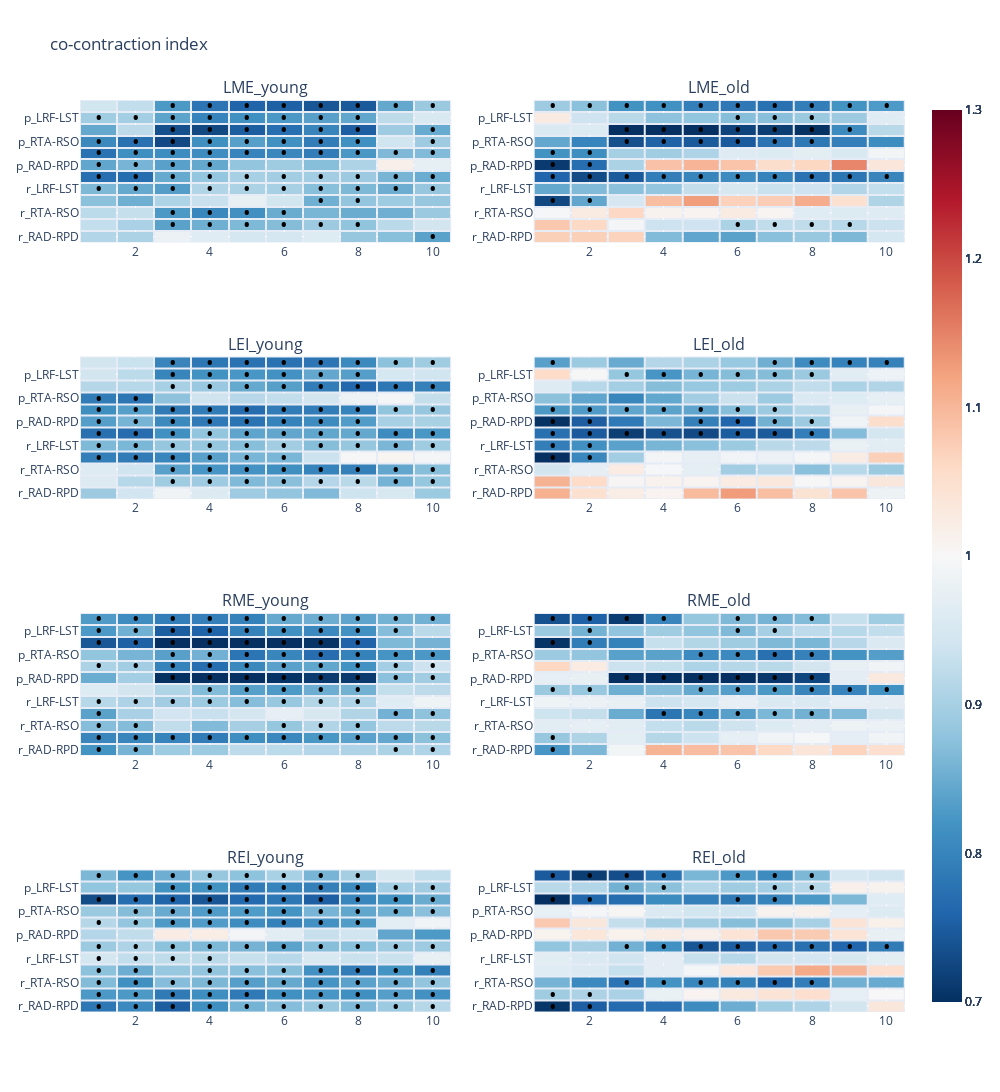

The notebook cell saved with this chart:
### Markdown cell above
## make heatmap with the CI index.
CI index deviation from "one" is the most important feature of the CI. We can summarize it in a heatmap with rows that are representative of the muscle pairs and steps and the columns that are representative of time. Similar to Iturralde and Torres-Oviedo 2019 eNeuro. Here, each column is a minute.
To get per-minute data, we just need to change the kernel size in the SMART section of the code above. After that, the following lines are a shear reorganization of the data.

### Code cell
NUM_COL = 10  # one column per minute
ci_maps = {a: {c: np.zeros([len(TP_NAMES) * len(TESTS), NUM_COL]) for c in CONDS} for a in SUBJS}
DES_POINTS = {'pre': 2, 'pert': 6, 'catch': 6, 'post': 2}

for a in SUBJS:
    for c in CONDS:
        for i, p in enumerate([(x, y) for x in TESTS for y in TP_NAMES]):
            count = 0
            for b in BLOCKS:
                if b != 'catch':
                    ci_maps[a][c][i, count: count + DES_POINTS[b]] = weighted_average[p[0]][a][c][b][p[1]]
                    count += DES_POINTS[b]

# A similar approach is needed for the significance.
# The difference is that the significance does not have the raw array. So we need to first make it.
significance = {t: {a: {c: {b: {p: np.zeros_like(weighted_average[t][a][c][b][p]) for p in TP_NAMES} for b in BLOCKS}
                        for c in CONDS} for a in SUBJS} for t in TESTS}

for t in TESTS:
    for a in SUBJS:
        for c in CONDS:
            for b in BLOCKS:
                for p in TP_NAMES:
                    for sdx, s in enumerate(
                            sigInd_inClust[t][a][c][b][p]):  # type: ignore
                        if ensemTval_inClust[t][a][c][b][p][sdx] > sig_ther[t][a][c][b][p]:  # type: ignore
                            significance[t][a][c][b][p][s] = 1

sig_maps, sigmaps_num = [{a: {c: np.zeros([len(TP_NAMES) * len(TESTS), NUM_COL]) for c in CONDS} for a in SUBJS}
                         for _ in range(2)]

for a in SUBJS:
    for c in CONDS:
        for i, p in enumerate([(x, y) for x in TESTS for y in TP_NAMES]):
            count = 0
            for b in BLOCKS:
                if b != 'catch':
                    sig_maps[a][c][i, count: count + DES_POINTS[b]] = significance[p[0]][a][c][b][p[1]]
                    count += DES_POINTS[b]
        sigmaps_num[a][c] = sig_maps[a][c].copy()
        sig_maps[a][c] = np.char.array(np.uint(sig_maps[a][c]), unicode=True, copy=True)
        sig_maps[a][c][sig_maps[a][c] == '1'] = '•'
        sig_maps[a][c][sig_maps[a][c] == '0'] = ' '

# it is easier to plot the dots w/ plotly
fig = make_subplots(len(CONDS), len(SUBJS), subplot_titles=[f'{x}_{y}' for x in CONDS for y in SUBJS])
y = [f'{r}_{t}' for r in ['p', 'r'] for t in TP_NAMES]
y.reverse()
for i, c in enumerate(CONDS):
    for j, a in enumerate(SUBJS):
        trace = go.Heatmap(
            z=np.flipud(ci_maps[a][c]),
            y=y, x=list(range(1, 11)),
            colorscale='rdbu', reversescale=True, zmin=.7, zmax=1.3, xgap=2, ygap=2,
            text=np.flipud(sig_maps[a][c]), texttemplate="%{text}",
            textfont={"size": 20, "color": "black"}
        )
        fig.add_trace(trace, row=i + 1, col=j + 1)
fig.update_layout(height=1600, width=1000, title_text='co-contraction index', font_family="Open Sans")
if plot_fig:
    fig.show()
if save_fig:
    fig.write_image(DATA_PATH + 'group_response/coContraction_index_heatmap.pdf')

# Seaborn plotting, not the easiest to put the dots on heatmap though.
# fig, ax = plt.subplots(len(CONDS), len(SUBJS), figsize=(9, 15), dpi=400, facecolor=None, )
# for i, c in enumerate(CONDS):
#     for j, a in enumerate(SUBJS):
#         temp_df = pd.DataFrame(ci_maps[a][c], index=tp_names+tp_names, columns=range(1,11))
#         sns.heatmap(temp_df,vmin=0.8, vmax=1.2, cmap='vlag', linewidths=0.5, ax= ax[i,j],
#                    cbar_kws={'orientation':'horizontal','location':'top','shrink':0.3,
#                   'ticks':[0.8,1,1.2],'anchor':(0,0)})
#         ax[i,j].set_title(f'{c}_{a}')

# fig.suptitle('co-contraction index')
# plt.tight_layout()

### Figure 1 — Plotly figure (JSON) as saved in the notebook; plotly's stock layout.template omitted (floating-point values rounded to 4 significant figures)
{"data": [{"colorscale": [[0, "rgb(103,0,31)"], [0.1, "rgb(178,24,43)"], [0.2, "rgb(214,96,77)"], [0.3, "rgb(244,165,130)"], [0.4, "rgb(253,219,199)"], [0.5, "rgb(247,247,247)"], [0.6, "rgb(209,229,240)"], [0.7, "rgb(146,197,222)"], [0.8, "rgb(67,147,195)"], [0.9, "rgb(33,102,172)"], [1, "rgb(5,48,97)"]], "reversescale": true, "text": [[" ", " ", " ", " ", " ", " ", " ", " ", " ", "•"], [" ", " ", "•", "•", "•", "•", "•", "•", " ", " "], [" ", " ", "•", "•", "•", "•", " ", " ", " ", " "], [" ", " ", " ", " ", " ", " ", "•", "•", " ", " "], ["•", "•", "•", "•", "•", "•", "•", "•", "•", "•"], ["•", "•", "•", "•", "•", "•", "•", "•", "•", "•"], ["•", "•", "•", "•", " ", " ", " ", " ", " ", " "], ["•", "•", "•", "•", "•", "•", "•", "•", "•", "•"], ["•", "•", "•", "•", "•", "•", "•", "•", " ", "•"], [" ", " ", "•", "•", "•", "•", "•", "•", " ", "•"], ["•", "•", "•", "•", "•", "•", "•", "•", " ", " "], [" ", " ", "•", "•", "•", "•", "•", "•", "•", "•"]], "textfont": {"color": "black", "size": 20}, "texttemplate": "%{text}", "type": "heatmap", "x": [1, 2, 3, 4, 5, 6, 7, 8, 9, 10], "xaxis": "x", "xgap": 2, "y": ["r_RAD-RPD", "r_RRF-RST", "r_RTA-RSO", "r_LAD-LPD", "r_LRF-LST", "r_LTA-LSO", "p_RAD-RPD", "p_RRF-RST", "p_RTA-RSO", "p_LAD-LPD", "p_LRF-LST", "p_LTA-LSO"], "yaxis": "y", "ygap": 2, "z": [[0.9108, 0.9038, 0.9816, 0.9626, 0.9463, 0.9465, 0.9587, 0.8834, 0.8725, 0.838], [0.9266, 0.9032, 0.838, 0.8536, 0.8657, 0.8699, 0.89, 0.8795, 0.9179, 0.9436], [0.9187, 0.9283, 0.8273, 0.8046, 0.816, 0.8498, 0.8609, 0.8493, 0.8542, 0.8877], [0.8756, 0.8534, 0.9057, 0.9326, 0.9778, 0.9419, 0.8544, 0.8813, 0.8906, 0.8835], [0.8649, 0.8465, 0.8321, 0.91, 0.9043, 0.9003, 0.8725, 0.865, 0.8515, 0.8839], [0.7722, 0.7704, 0.8476, 0.8824, 0.9007, 0.8954, 0.8959, 0.89, 0.8603, 0.8503], [0.8431, 0.8601, 0.8368, 0.8454, 0.8807, 0.8938, 0.8719, 0.9069, 1.017, 0.9718], [0.7761, 0.8152, 0.8114, 0.8122, 0.7988, 0.8046, 0.7897, 0.825, 0.8654, 0.868], [0.8071, 0.7741, 0.727, 0.8146, 0.835, 0.8164, 0.7907, 0.8161, 0.9392, 0.8919], [0.8454, 0.9198, 0.734, 0.7273, 0.7515, 0.7714, 0.8004, 0.752, 0.8922, 0.8483], [0.8948, 0.8959, 0.84, 0.7988, 0.8162, 0.8258, 0.8362, 0.8427, 0.9215, 0.9525], [0.9419, 0.9261, 0.8276, 0.7791, 0.7585, 0.7547, 0.7427, 0.7454, 0.8455, 0.8882]], "zmax": 1.3, "zmin": 0.7}, {"colorscale": [[0, "rgb(103,0,31)"], [0.1, "rgb(178,24,43)"], [0.2, "rgb(214,96,77)"], [0.3, "rgb(244,165,130)"], [0.4, "rgb(253,219,199)"], [0.5, "rgb(247,247,247)"], [0.6, "rgb(209,229,240)"], [0.7, "rgb(146,197,222)"], [0.8, "rgb(67,147,195)"], [0.9, "rgb(33,102,172)"], [1, "rgb(5,48,97)"]], "reversescale": true, "text": [[" ", " ", " ", " ", " ", " ", " ", " ", " ", " "], [" ", " ", " ", " ", " ", "•", "•", "•", "•", " "], [" ", " ", " ", " ", " ", " ", " ", " ", " ", " "], ["•", "•", " ", " ", " ", " ", " ", " ", " ", " "], [" ", " ", " ", " ", " ", " ", " ", " ", " ", " "], ["•", "•", "•", "•", "•", "•", "•", "•", "•", "•"], ["•", "•", " ", " ", " ", " ", " ", " ", " ", " "], ["•", "•", " ", " ", " ", " ", " ", " ", " ", " "], [" ", " ", "•", "•", "•", "•", "•", "•", " ", " "], [" ", " ", "•", "•", "•", "•", "•", "•", "•", " "], [" ", " ", " ", " ", " ", "•", "•", "•", " ", " "], ["•", "•", "•", "•", "•", "•", "•", "•", "•", "•"]], "textfont": {"color": "black", "size": 20}, "texttemplate": "%{text}", "type": "heatmap", "x": [1, 2, 3, 4, 5, 6, 7, 8, 9, 10], "xaxis": "x2", "xgap": 2, "y": ["r_RAD-RPD", "r_RRF-RST", "r_RTA-RSO", "r_LAD-LPD", "r_LRF-LST", "r_LTA-LSO", "p_RAD-RPD", "p_RRF-RST", "p_RTA-RSO", "p_LAD-LPD", "p_LRF-LST", "p_LTA-LSO"], "yaxis": "y2", "ygap": 2, "z": [[1.073, 1.073, 1.068, 0.8681, 0.8416, 0.8382, 0.8736, 0.8851, 0.8649, 0.9468], [1.081, 1.061, 0.9932, 0.9364, 0.9385, 0.9052, 0.9243, 0.9236, 0.9149, 0.935], [0.9974, 1.026, 1.062, 1.011, 1.008, 1.027, 1.006, 0.9642, 0.9578, 0.9612], [0.7266, 0.8434, 0.9471, 1.093, 1.126, 1.069, 1.075, 1.111, 1.047, 0.9081], [0.8454, 0.8664, 0.8753, 0.8823, 0.9275, 0.951, 0.9333, 0.9385, 0.9109, 0.9263], [0.76, 0.7305, 0.7475, 0.7926, 0.8007, 0.8103, 0.7978, 0.7764, 0.7818, 0.7998], [0.7109, 0.7703, 0.9042, 1.087, 1.103, 1.086, 1.053, 1.064, 1.147, 1.036], [0.8186, 0.8133, 0.8982, 0.8946, 0.9062, 0.9599, 0.9567, 0.9692, 0.9524, 0.9929], [0.8445, 0.8005, 0.7343, 0.7555, 0.7468, 0.7469, 0.7774, 0.7829, 0.7929, 0.8115], [0.9562, 0.9575, 0.6749, 0.6106, 0.6525, 0.7209, 0.7144, 0.7027, 0.8076, 0.9167], [1.026, 0.9385, 0.9167, 0.8774, 0.8798, 0.8714, 0.8729, 0.8876, 0.8903, 0.9627], [0.8917, 0.8751, 0.8182, 0.8169, 0.7931, 0.7844, 0.7742, 0.7917, 0.8201, 0.8278]], "zmax": 1.3, "zmin": 0.7}, {"colorscale": [[0, "rgb(103,0,31)"], [0.1, "rgb(178,24,43)"], [0.2, "rgb(214,96,77)"], [0.3, "rgb(244,165,130)"], [0.4, "rgb(253,219,199)"], [0.5, "rgb(247,247,247)"], [0.6, "rgb(209,229,240)"], [0.7, "rgb(146,197,222)"], [0.8, "rgb(67,147,195)"], [0.9, "rgb(33,102,172)"], [1, "rgb(5,48,97)"]], "reversescale": true, "text": [[" ", " ", " ", " ", " ", " ", " ", " ", " ", " "], [" ", " ", "•", "•", "•", "•", "•", "•", "•", "•"], [" ", " ", "•", "•", "•", "•", "•", "•", "•", "•"], ["•", "•", "•", "•", "•", "•", " ", " ", " ", " "], ["•", "•", "•", "•", "•", "•", "•", "•", "•", "•"], ["•", "•", "•", "•", "•", "•", "•", "•", "•", "•"], ["•", "•", "•", "•", "•", "•", "•", "•", " ", " "], ["•", "•", "•", "•", "•", "•", "•", "•", "•", "•"], ["•", "•", " ", " ", " ", " ", " ", " ", " ", " "], [" ", " ", "•", "•", "•", "•", "•", "•", "•", "•"], [" ", " ", "•", "•", "•", "•", "•", "•", " ", " "], [" ", " ", "•", "•", "•", "•", "•", "•", "•", "•"]], "textfont": {"color": "black", "size": 20}, "texttemplate": "%{text}", "type": "heatmap", "x": [1, 2, 3, 4, 5, 6, 7, 8, 9, 10], "xaxis": "x3", "xgap": 2, "y": ["r_RAD-RPD", "r_RRF-RST", "r_RTA-RSO", "r_LAD-LPD", "r_LRF-LST", "r_LTA-LSO", "p_RAD-RPD", "p_RRF-RST", "p_RTA-RSO", "p_LAD-LPD", "p_LRF-LST", "p_LTA-LSO"], "yaxis": "y3", "ygap": 2, "z": [[0.8902, 0.9411, 0.9869, 0.9568, 0.8917, 0.8807, 0.8671, 0.9376, 0.9499, 0.8896], [0.9583, 0.9151, 0.8929, 0.8911, 0.8673, 0.8733, 0.9122, 0.9173, 0.8578, 0.8831], [0.9606, 0.9391, 0.8367, 0.8226, 0.8193, 0.8153, 0.799, 0.7946, 0.8432, 0.8717], [0.794, 0.7875, 0.8025, 0.8366, 0.8612, 0.8615, 0.935, 0.9981, 1.006, 0.9947], [0.8659, 0.8628, 0.8836, 0.8842, 0.8718, 0.8939, 0.8712, 0.8837, 0.8625, 0.8935], [0.7732, 0.7686, 0.8154, 0.8802, 0.8405, 0.8433, 0.8429, 0.845, 0.809, 0.8247], [0.8329, 0.8585, 0.8072, 0.785, 0.7784, 0.7968, 0.8091, 0.8309, 0.9011, 0.9016], [0.8133, 0.8345, 0.7861, 0.7885, 0.7696, 0.7892, 0.7902, 0.7984, 0.8795, 0.8839], [0.7876, 0.7819, 0.8779, 0.9387, 0.916, 0.9259, 0.9433, 0.9843, 0.995, 0.9276], [0.9142, 0.915, 0.9013, 0.8863, 0.8464, 0.8342, 0.7902, 0.7632, 0.7829, 0.7964], [0.9429, 0.9193, 0.801, 0.8182, 0.8236, 0.8179, 0.8445, 0.8329, 0.9461, 0.9406], [0.9431, 0.9334, 0.8004, 0.7823, 0.7757, 0.7758, 0.7806, 0.8069, 0.8761, 0.8931]], "zmax": 1.3, "zmin": 0.7}, {"colorscale": [[0, "rgb(103,0,31)"], [0.1, "rgb(178,24,43)"], [0.2, "rgb(214,96,77)"], [0.3, "rgb(244,165,130)"], [0.4, "rgb(253,219,199)"], [0.5, "rgb(247,247,247)"], [0.6, "rgb(209,229,240)"], [0.7, "rgb(146,197,222)"], [0.8, "rgb(67,147,195)"], [0.9, "rgb(33,102,172)"], [1, "rgb(5,48,97)"]], "reversescale": true, "text": [[" ", " ", " ", " ", " ", " ", " ", " ", " ", " "], [" ", " ", " ", " ", " ", " ", " ", " ", " ", " "], [" ", " ", " ", " ", " ", " ", " ", " ", " ", " "], ["•", "•", " ", " ", " ", " ", " ", " ", " ", " "], ["•", "•", " ", " ", " ", " ", " ", " ", " ", " "], ["•", "•", "•", "•", "•", "•", "•", "•", " ", " "], ["•", "•", " ", " ", "•", "•", "•", "•", " ", " "], ["•", "•", "•", "•", "•", "•", "•", " ", " ", " "], [" ", " ", " ", " ", " ", " ", " ", " ", " ", " "], [" ", " ", " ", " ", " ", " ", " ", " ", " ", " "], [" ", " ", "•", "•", "•", "•", "•", "•", " ", " "], ["•", " ", " ", " ", " ", " ", "•", "•", "•", "•"]], "textfont": {"color": "black", "size": 20}, "texttemplate": "%{text}", "type": "heatmap", "x": [1, 2, 3, 4, 5, 6, 7, 8, 9, 10], "xaxis": "x4", "xgap": 2, "y": ["r_RAD-RPD", "r_RRF-RST", "r_RTA-RSO", "r_LAD-LPD", "r_LRF-LST", "r_LTA-LSO", "p_RAD-RPD", "p_RRF-RST", "p_RTA-RSO", "p_LAD-LPD", "p_LRF-LST", "p_LTA-LSO"], "yaxis": "y4", "ygap": 2, "z": [[1.107, 1.049, 1.022, 1.008, 1.096, 1.127, 1.092, 1.043, 1.086, 0.9838], [1.105, 1.057, 1.004, 1.012, 1.009, 1.025, 1.033, 0.9983, 1.009, 1.034], [0.9435, 0.9745, 1.025, 0.9975, 0.9698, 0.8951, 0.916, 0.8739, 0.9149, 0.8878], [0.6252, 0.8034, 0.8953, 0.9916, 0.9734, 0.9913, 0.9803, 0.994, 1.024, 1.072], [0.7916, 0.8157, 0.8376, 0.8609, 0.8742, 0.8887, 0.9173, 0.9198, 0.9787, 0.9657], [0.7733, 0.7469, 0.7145, 0.7363, 0.7291, 0.7503, 0.7476, 0.7929, 0.8694, 0.944], [0.7024, 0.7504, 0.7852, 0.8637, 0.7945, 0.762, 0.8561, 0.8888, 0.9883, 1.053], [0.8273, 0.829, 0.8417, 0.8387, 0.8405, 0.872, 0.8893, 0.9142, 0.9759, 0.9933], [0.8752, 0.8416, 0.8025, 0.8438, 0.8956, 0.9347, 0.8908, 0.9551, 0.9585, 0.9723], [0.9615, 0.9151, 0.8974, 0.871, 0.8857, 0.8904, 0.9047, 0.925, 0.9051, 0.9097], [1.057, 0.998, 0.8833, 0.8229, 0.8597, 0.8698, 0.8699, 0.8882, 0.9657, 0.982], [0.8361, 0.8897, 0.848, 0.9123, 0.9047, 0.8869, 0.854, 0.8091, 0.7978, 0.7965]], "zmax": 1.3, "zmin": 0.7}, {"colorscale": [[0, "rgb(103,0,31)"], [0.1, "rgb(178,24,43)"], [0.2, "rgb(214,96,77)"], [0.3, "rgb(244,165,130)"], [0.4, "rgb(253,219,199)"], [0.5, "rgb(247,247,247)"], [0.6, "rgb(209,229,240)"], [0.7, "rgb(146,197,222)"], [0.8, "rgb(67,147,195)"], [0.9, "rgb(33,102,172)"], [1, "rgb(5,48,97)"]], "reversescale": true, "text": [["•", "•", " ", " ", " ", " ", " ", " ", "•", "•"], ["•", "•", "•", "•", "•", "•", "•", "•", "•", "•"], ["•", "•", " ", " ", " ", "•", "•", "•", " ", " "], ["•", " ", " ", " ", " ", " ", " ", " ", "•", "•"], ["•", "•", "•", "•", "•", "•", "•", "•", " ", " "], [" ", " ", " ", "•", "•", "•", "•", "•", " ", " "], [" ", " ", "•", "•", "•", "•", "•", "•", "•", "•"], ["•", "•", "•", "•", "•", "•", "•", "•", "•", "•"], [" ", " ", "•", "•", "•", "•", "•", "•", "•", "•"], ["•", "•", "•", "•", "•", "•", "•", "•", " ", " "], ["•", "•", "•", "•", "•", "•", "•", "•", "•", " "], ["•", "•", "•", "•", "•", "•", "•", "•", "•", "•"]], "textfont": {"color": "black", "size": 20}, "texttemplate": "%{text}", "type": "heatmap", "x": [1, 2, 3, 4, 5, 6, 7, 8, 9, 10], "xaxis": "x5", "xgap": 2, "y": ["r_RAD-RPD", "r_RRF-RST", "r_RTA-RSO", "r_LAD-LPD", "r_LRF-LST", "r_LTA-LSO", "p_RAD-RPD", "p_RRF-RST", "p_RTA-RSO", "p_LAD-LPD", "p_LRF-LST", "p_LTA-LSO"], "yaxis": "y5", "ygap": 2, "z": [[0.8208, 0.8585, 0.8909, 0.8888, 0.9214, 0.919, 0.9125, 0.9066, 0.9039, 0.9087], [0.8018, 0.8022, 0.7981, 0.79, 0.8145, 0.8049, 0.8247, 0.8373, 0.8457, 0.8757], [0.8707, 0.8691, 0.9248, 0.868, 0.8991, 0.8832, 0.9094, 0.8819, 0.9195, 0.9169], [0.8381, 0.9015, 0.9413, 0.9324, 0.9453, 0.974, 0.9495, 0.9099, 0.8567, 0.878], [0.9149, 0.9065, 0.8938, 0.8891, 0.8706, 0.8848, 0.9113, 0.9083, 0.9625, 0.986], [0.9586, 0.9439, 0.9079, 0.8686, 0.8351, 0.8283, 0.8508, 0.8562, 0.9279, 0.9195], [0.8506, 0.8973, 0.7009, 0.6768, 0.6795, 0.7031, 0.7107, 0.7107, 0.8748, 0.894], [0.9043, 0.8952, 0.797, 0.7701, 0.8052, 0.8366, 0.843, 0.819, 0.8976, 0.9368], [0.8799, 0.8592, 0.8359, 0.8556, 0.7802, 0.8027, 0.7699, 0.796, 0.8217, 0.8258], [0.7429, 0.7539, 0.6728, 0.6787, 0.6934, 0.6584, 0.7042, 0.7568, 0.865, 0.8576], [0.8266, 0.8544, 0.7506, 0.7567, 0.7961, 0.8161, 0.8067, 0.8177, 0.8709, 0.9176], [0.829, 0.8122, 0.7918, 0.7936, 0.7959, 0.8469, 0.8514, 0.8405, 0.8583, 0.8557]], "zmax": 1.3, "zmin": 0.7}, {"colorscale": [[0, "rgb(103,0,31)"], [0.1, "rgb(178,24,43)"], [0.2, "rgb(214,96,77)"], [0.3, "rgb(244,165,130)"], [0.4, "rgb(253,219,199)"], [0.5, "rgb(247,247,247)"], [0.6, "rgb(209,229,240)"], [0.7, "rgb(146,197,222)"], [0.8, "rgb(67,147,195)"], [0.9, "rgb(33,102,172)"], [1, "rgb(5,48,97)"]], "reversescale": true, "text": [["•", " ", " ", " ", " ", " ", " ", " ", " ", " "], ["•", " ", " ", " ", " ", " ", " ", " ", " ", " "], [" ", " ", " ", " ", " ", " ", " ", " ", " ", " "], [" ", " ", " ", "•", "•", "•", "•", "•", " ", " "], [" ", " ", " ", " ", " ", " ", " ", " ", " ", " "], ["•", "•", " ", " ", "•", "•", "•", "•", "•", "•"], [" ", " ", "•", "•", "•", "•", "•", "•", " ", " "], [" ", " ", " ", " ", " ", " ", " ", " ", " ", " "], [" ", " ", " ", " ", "•", "•", "•", "•", " ", " "], ["•", "•", " ", " ", " ", " ", " ", " ", " ", " "], [" ", "•", " ", " ", " ", "•", "•", " ", " ", " "], ["•", "•", "•", "•", " ", "•", "•", "•", " ", " "]], "textfont": {"color": "black", "size": 20}, "texttemplate": "%{text}", "type": "heatmap", "x": [1, 2, 3, 4, 5, 6, 7, 8, 9, 10], "xaxis": "x6", "xgap": 2, "y": ["r_RAD-RPD", "r_RRF-RST", "r_RTA-RSO", "r_LAD-LPD", "r_LRF-LST", "r_LTA-LSO", "p_RAD-RPD", "p_RRF-RST", "p_RTA-RSO", "p_LAD-LPD", "p_LRF-LST", "p_LTA-LSO"], "yaxis": "y6", "ygap": 2, "z": [[0.8238, 0.8637, 0.9921, 1.104, 1.093, 1.086, 1.061, 1.038, 1.068, 1.051], [0.8861, 0.9077, 0.9686, 0.9136, 0.9362, 0.9723, 0.9887, 0.9967, 0.9705, 0.9903], [0.9666, 0.9724, 0.965, 0.9264, 0.9178, 0.9388, 0.9574, 0.9695, 0.9845, 0.9809], [0.9374, 0.9272, 0.8496, 0.7795, 0.8025, 0.8358, 0.8627, 0.8562, 0.8655, 0.9453], [0.9866, 0.9814, 0.9773, 0.9351, 0.9466, 0.9749, 0.955, 0.9561, 0.9737, 0.9677], [0.8873, 0.8847, 0.8538, 0.8693, 0.8465, 0.8334, 0.8275, 0.8004, 0.7983, 0.8171], [0.9723, 0.9766, 0.6841, 0.6008, 0.5973, 0.6414, 0.7076, 0.7243, 0.9678, 1.031], [1.063, 1.026, 0.9349, 0.9281, 0.9058, 0.913, 0.917, 0.9426, 0.9781, 0.9887], [0.8897, 0.8812, 0.8363, 0.838, 0.8085, 0.8062, 0.7734, 0.7964, 0.8196, 0.8336], [0.7045, 0.7908, 0.7959, 0.9301, 0.9113, 0.8937, 0.866, 0.8619, 0.9157, 0.9554], [0.8883, 0.8571, 0.8792, 0.8934, 0.8798, 0.8669, 0.8989, 0.9208, 0.9155, 0.9258], [0.7374, 0.755, 0.7132, 0.8016, 0.8828, 0.866, 0.8586, 0.8686, 0.9304, 0.8943]], "zmax": 1.3, "zmin": 0.7}, {"colorscale": [[0, "rgb(103,0,31)"], [0.1, "rgb(178,24,43)"], [0.2, "rgb(214,96,77)"], [0.3, "rgb(244,165,130)"], [0.4, "rgb(253,219,199)"], [0.5, "rgb(247,247,247)"], [0.6, "rgb(209,229,240)"], [0.7, "rgb(146,197,222)"], [0.8, "rgb(67,147,195)"], [0.9, "rgb(33,102,172)"], [1, "rgb(5,48,97)"]], "reversescale": true, "text": [["•", "•", "•", "•", "•", "•", "•", "•", "•", "•"], ["•", "•", "•", "•", "•", "•", "•", "•", "•", "•"], ["•", "•", "•", "•", "•", "•", "•", "•", "•", "•"], ["•", "•", " ", "•", "•", "•", "•", "•", "•", "•"], ["•", "•", "•", "•", " ", " ", " ", " ", " ", " "], ["•", "•", "•", "•", "•", "•", "•", "•", "•", "•"], [" ", " ", " ", " ", " ", " ", " ", " ", " ", " "], ["•", "•", "•", "•", "•", "•", "•", "•", " ", " "], [" ", "•", "•", "•", "•", "•", "•", "•", "•", "•"], ["•", "•", "•", "•", "•", "•", "•", "•", "•", "•"], [" ", " ", "•", "•", "•", "•", "•", "•", "•", "•"], ["•", "•", "•", "•", "•", "•", "•", "•", " ", " "]], "textfont": {"color": "black", "size": 20}, "texttemplate": "%{text}", "type": "heatmap", "x": [1, 2, 3, 4, 5, 6, 7, 8, 9, 10], "xaxis": "x7", "xgap": 2, "y": ["r_RAD-RPD", "r_RRF-RST", "r_RTA-RSO", "r_LAD-LPD", "r_LRF-LST", "r_LTA-LSO", "p_RAD-RPD", "p_RRF-RST", "p_RTA-RSO", "p_LAD-LPD", "p_LRF-LST", "p_LTA-LSO"], "yaxis": "y7", "ygap": 2, "z": [[0.7824, 0.8063, 0.751, 0.8147, 0.8581, 0.8707, 0.8841, 0.867, 0.8886, 0.9137], [0.8265, 0.8272, 0.7864, 0.8134, 0.7852, 0.8167, 0.8239, 0.8142, 0.8337, 0.8176], [0.8689, 0.8155, 0.8705, 0.863, 0.8337, 0.8466, 0.8217, 0.8374, 0.8523, 0.8812], [0.876, 0.851, 0.885, 0.8814, 0.8745, 0.872, 0.8177, 0.7898, 0.8209, 0.7942], [0.9455, 0.9258, 0.9231, 0.918, 0.9305, 0.9166, 0.9522, 0.9334, 0.9331, 0.9756], [0.8899, 0.9066, 0.8762, 0.8649, 0.8578, 0.8391, 0.8718, 0.8734, 0.8892, 0.8912], [0.9127, 0.925, 1.024, 1.022, 0.9915, 0.9663, 0.9315, 0.9398, 0.8434, 0.8287], [0.9143, 0.8823, 0.828, 0.8298, 0.8097, 0.7958, 0.8177, 0.8318, 0.9684, 0.9895], [0.8873, 0.8699, 0.8487, 0.8302, 0.8302, 0.8202, 0.8601, 0.8425, 0.8543, 0.8737], [0.7312, 0.7702, 0.7573, 0.7427, 0.7652, 0.7833, 0.7526, 0.8027, 0.8207, 0.8493], [0.8798, 0.8828, 0.8186, 0.8185, 0.789, 0.7985, 0.7952, 0.8112, 0.8974, 0.8939], [0.8629, 0.8217, 0.8525, 0.8834, 0.8773, 0.902, 0.8597, 0.8977, 0.9491, 0.9252]], "zmax": 1.3, "zmin": 0.7}, {"colorscale": [[0, "rgb(103,0,31)"], [0.1, "rgb(178,24,43)"], [0.2, "rgb(214,96,77)"], [0.3, "rgb(244,165,130)"], [0.4, "rgb(253,219,199)"], [0.5, "rgb(247,247,247)"], [0.6, "rgb(209,229,240)"], [0.7, "rgb(146,197,222)"], [0.8, "rgb(67,147,195)"], [0.9, "rgb(33,102,172)"], [1, "rgb(5,48,97)"]], "reversescale": true, "text": [["•", "•", " ", " ", " ", " ", " ", " ", " ", " "], ["•", "•", " ", " ", " ", " ", " ", " ", " ", " "], [" ", " ", "•", "•", "•", "•", "•", "•", " ", " "], [" ", " ", " ", " ", " ", " ", " ", " ", " ", " "], [" ", " ", " ", " ", " ", " ", " ", " ", " ", " "], [" ", " ", "•", "•", "•", "•", "•", "•", "•", "•"], [" ", " ", " ", " ", " ", " ", " ", " ", " ", " "], [" ", " ", " ", " ", " ", " ", " ", " ", " ", " "], [" ", " ", " ", " ", " ", " ", " ", " ", " ", " "], ["•", "•", " ", " ", " ", "•", "•", " ", " ", " "], [" ", " ", "•", "•", " ", " ", "•", "•", " ", " "], ["•", "•", "•", "•", " ", "•", "•", "•", " ", " "]], "textfont": {"color": "black", "size": 20}, "texttemplate": "%{text}", "type": "heatmap", "x": [1, 2, 3, 4, 5, 6, 7, 8, 9, 10], "xaxis": "x8", "xgap": 2, "y": ["r_RAD-RPD", "r_RRF-RST", "r_RTA-RSO", "r_LAD-LPD", "r_LRF-LST", "r_LTA-LSO", "p_RAD-RPD", "p_RRF-RST", "p_RTA-RSO", "p_LAD-LPD", "p_LRF-LST", "p_LTA-LSO"], "yaxis": "y8", "ygap": 2, "z": [[0.7061, 0.7518, 0.7673, 0.7745, 0.8105, 0.8511, 0.8936, 0.9065, 0.9429, 1.035], [0.8929, 0.9053, 0.9026, 0.9793, 1.009, 1.03, 1.042, 1.05, 0.9728, 1.0], [0.8589, 0.8067, 0.7786, 0.8187, 0.8042, 0.7943, 0.7641, 0.7922, 0.8551, 0.8485], [0.9629, 0.9543, 0.9307, 0.968, 0.9937, 1.035, 1.079, 1.115, 1.102, 1.051], [0.9672, 0.9541, 0.9407, 0.9682, 0.9303, 0.9147, 0.9436, 0.9446, 0.9515, 0.969], [0.8801, 0.8977, 0.856, 0.8167, 0.7413, 0.7509, 0.7683, 0.7735, 0.7614, 0.7885], [1.009, 1.036, 1.014, 1.023, 1.017, 1.042, 1.081, 1.078, 1.041, 0.9756], [1.08, 1.034, 0.9273, 0.8997, 0.8938, 0.8714, 0.8717, 0.9014, 1.041, 1.016], [0.9751, 0.9941, 1.004, 0.9564, 0.9419, 0.9399, 1.01, 1.015, 0.9703, 0.9578], [0.6792, 0.7608, 0.7692, 0.8101, 0.7936, 0.7865, 0.799, 0.8262, 0.8648, 0.9622], [0.9172, 0.9109, 0.8562, 0.8753, 0.9109, 0.8938, 0.8965, 0.9145, 1.016, 1.011], [0.748, 0.7154, 0.7321, 0.7819, 0.8615, 0.8266, 0.8104, 0.8645, 0.9472, 0.9394]], "zmax": 1.3, "zmin": 0.7}], "layout": {"annotations": [{"font": {"size": 16}, "showarrow": false, "text": "LME_young", "x": 0.225, "xanchor": "center", "xref": "paper", "y": 1, "yanchor": "bottom", "yref": "paper"}, {"font": {"size": 16}, "showarrow": false, "text": "LME_old", "x": 0.775, "xanchor": "center", "xref": "paper", "y": 1, "yanchor": "bottom", "yref": "paper"}, {"font": {"size": 16}, "showarrow": false, "text": "LEI_young", "x": 0.225, "xanchor": "center", "xref": "paper", "y": 0.7188, "yanchor": "bottom", "yref": "paper"}, {"font": {"size": 16}, "showarrow": false, "text": "LEI_old", "x": 0.775, "xanchor": "center", "xref": "paper", "y": 0.7188, "yanchor": "bottom", "yref": "paper"}, {"font": {"size": 16}, "showarrow": false, "text": "RME_young", "x": 0.225, "xanchor": "center", "xref": "paper", "y": 0.4375, "yanchor": "bottom", "yref": "paper"}, {"font": {"size": 16}, "showarrow": false, "text": "RME_old", "x": 0.775, "xanchor": "center", "xref": "paper", "y": 0.4375, "yanchor": "bottom", "yref": "paper"}, {"font": {"size": 16}, "showarrow": false, "text": "REI_young", "x": 0.225, "xanchor": "center", "xref": "paper", "y": 0.1562, "yanchor": "bottom", "yref": "paper"}, {"font": {"size": 16}, "showarrow": false, "text": "REI_old", "x": 0.775, "xanchor": "center", "xref": "paper", "y": 0.1562, "yanchor": "bottom", "yref": "paper"}], "font": {"family": "Open Sans"}, "height": 1600, "title": {"text": "co-contraction index"}, "width": 1000, "xaxis": {"anchor": "y", "domain": [0, 0.45]}, "xaxis2": {"anchor": "y2", "domain": [0.55, 1]}, "xaxis3": {"anchor": "y3", "domain": [0, 0.45]}, "xaxis4": {"anchor": "y4", "domain": [0.55, 1]}, "xaxis5": {"anchor": "y5", "domain": [0, 0.45]}, "xaxis6": {"anchor": "y6", "domain": [0.55, 1]}, "xaxis7": {"anchor": "y7", "domain": [0, 0.45]}, "xaxis8": {"anchor": "y8", "domain": [0.55, 1]}, "yaxis": {"anchor": "x", "domain": [0.8438, 1]}, "yaxis2": {"anchor": "x2", "domain": [0.8438, 1]}, "yaxis3": {"anchor": "x3", "domain": [0.5625, 0.7188]}, "yaxis4": {"anchor": "x4", "domain": [0.5625, 0.7188]}, "yaxis5": {"anchor": "x5", "domain": [0.2812, 0.4375]}, "yaxis6": {"anchor": "x6", "domain": [0.2812, 0.4375]}, "yaxis7": {"anchor": "x7", "domain": [0, 0.1562]}, "yaxis8": {"anchor": "x8", "domain": [0, 0.1562]}}}
